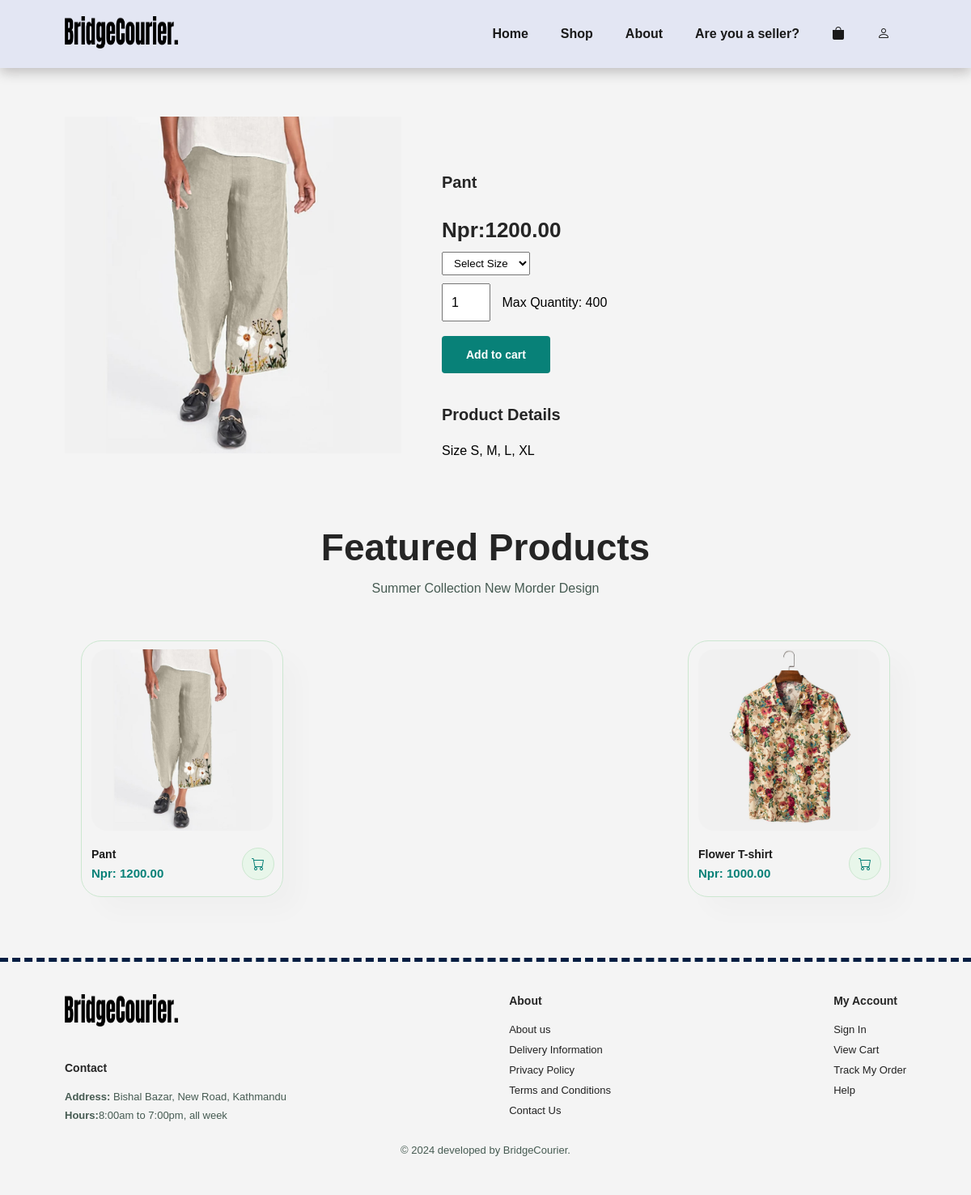
Page /sproduct.php?id=18 on the committed database.
### tables this page shows
CREATE TABLE `productdetails` (
  `prod_id` int(11) NOT NULL,
  `prodname` varchar(100) NOT NULL,
  `prod_desc` varchar(255) NOT NULL,
  `image` varchar(255) DEFAULT NULL,
  `price` decimal(10,2) NOT NULL,
  `quantity` int(11) DEFAULT NULL,
  `f_stat` tinyint(1) DEFAULT 0,
  `na_stat` tinyint(1) DEFAULT 0,
  `created_by` int(11) NOT NULL,
  `created_at` timestamp NOT NULL DEFAULT current_timestamp(),
  `modified_by` int(11) DEFAULT NULL,
  `modified_at` timestamp NULL DEFAULT NULL
);

### functions.php (called while the page is built, shortened)
<?php
    function getAllProducts(){
        try {
            $connect = new mysqli('localhost','root','','bridge_courier');
            $sql = "select * from productdetails";
            $result = $connect->query($sql);
            $products = [];
            if ($result->num_rows > 0) {
                while ($record= $result->fetch_assoc()) {
                    array_push($products,$record);
                }
            }
            return $products;
        } catch (\Throwable $th) {
           die('Error: ' . $th->getMessage());
        }
    }
    function getProductById($id){
        try {
            $connect = new mysqli( 'localhost','root','','bridge_courier');
            $sql = "select * from productdetails where prod_id=$id";
            $result = $connect->query($sql);
            if ($result->num_rows == 1) {
                $recordById= $result->fetch_assoc();
                return $recordById;
            }
            return false;
        } catch (\Throwable $th) {
           die('Error: ' . $th->getMessage());
        }
    }
?>

### sproduct.php (the view, shortened to what this page needs)
<?php require "functions.php";
    if (isset($_GET['id']) && is_numeric($_GET['id'])) {
        $product = getProductById( $_GET['id']);
    }
    $products = getAllProducts();
    ?>
<!DOCTYPE html>
<html lang="en">
<head>
    <link rel="stylesheet" href="css/main.css?v=<?php echo time(); ?>">
    <link rel="stylesheet" href="https://cdn.jsdelivr.net/npm/bootstrap-icons@1.11.3/font/bootstrap-icons.min.css?v=<?php echo time(); ?>">
</head>
<body>
    <section id="header">
    <?php require "navbar.php"; ?>
    </section>
    <form method="post" enctype="multipart/form-data">
    <section id="prodetails" class="section_p1" >
        <div class="single-pro-image">
            <img src="img/products/<?php echo $product['image']?>" width="100%" id="mainimg" alt="<?php echo $product['prodname'] ?>">
        </div>
        <div class="single-pro-details">
                <h4 name="prodname"><?php echo $product['prodname'] ?></h4>
                <h2 name="price">Npr:<?php echo $product['price'] ?></h2>
                <select name="size">
                    <option value="">Select Size</option>
                </select>
                <input type="number" width="10px" name="quantity" min="1" max="<?php echo $product['quantity']?>" value="1" >
                <span>Max Quantity: <?php echo $product['quantity'] ?></span>
                <br/>
                <br/>
                <button type="submit" class="normal" name="submit">Add to cart</button>
                <h4>Product Details</h4>
                <span><?php echo $product['prod_desc'] ?></span>
            </div>
        </section>
    </form>
    <section id="product1" class="section_p1">
        <h2>Featured Products</h2>
        <p>Summer Collection New Morder Design</p>
        <div class="pro-container">
        <?php foreach ($products as $key => $product) { ?>
                <?php if($product['f_stat'] == 1) { ?>
                    <div class="pro" onclick="window.location.href='shop.php'">
                        <img src="img/products/<?php echo $product['image']?>" alt="<?php $product['prodname'] ?>" >
                        <div class="des">
                            <h5><?php echo $product['prodname'] ?></h5>
                            <h4>Npr: <?php echo $product['price'] ?></h4>
                        </div>
                        <a href="shop.php"><i class="bi bi-cart cart"></i></a>
                    </div>
                <?php } ?>
            <?php } ?>
        </div>
    </section>
    <?php require "footer.php"; ?>
</body>
</html>

### css/global.css (style rules this page uses)
* { margin: 0; padding: 0; box-sizing: border-box; font-family: Arial, Helvetica, sans-serif; }
h2 { font-size: 46px; line-height: 54px; color: #252525 ; }
h4 { font-size: 20px; color:#252525; }
p { font-size: 16px; color: #465b52; margin: 15px 0 20px 0; }
.section_p1 { padding: 40px 80px; }
button.normal { font-size: 14px; font-weight: 600; padding: 15px 30px; color: #000; background-color: #fff; border-radius: 4px; cursor: pointer; border: none; outline: none; transition: 0.2s; }
body { width:100%; }

### css/index.css (style rules this page uses)
#header { display: flex; align-items: center; justify-content: space-between; padding: 20px 80px; background: #e3e6f3; box-shadow: 0 5px 15px rgba(11, 0, 0, 0.231); z-index: 999; position: sticky; top: 0; left: 0; }
#product1 { text-align: center; }
#product1 .pro-container { display: flex; justify-content: space-between; padding: 20px; flex-wrap: wrap; }
#product1 .pro { width: 23%; min-width: 250px; padding: 10px 12px; border: 1px solid #cce7d0; border-radius: 25px; cursor: pointer; box-shadow: 20px 20px 30px rgba(0, 0, 0, 0.02); margin: 15px 0; transition: 0.2s ease; position: relative; }
#product1 .pro img { width: 100%; border-radius: 20px; }
#product1 .pro .des { text-align: start; padding: 10px 0; }
#product1 .pro .des h5 { padding-top: 7px; color: #1a1a1a; font-size: 14px; }
#product1 .pro .des h4 { padding-top: 7px; font-size: 15px; font-weight: 700; color: #088178; }
#product1 .pro .cart { width: 40px; height: 40px; line-height: 40px; border: 1px solid #cce7d0; border-radius: 50px; background-color: #e8f6ea; font-weight: 500; color: #088178; position: absolute; bottom: 20px; right: 10px; }

### css/shop.css (style rules this page uses)
#prodetails { display: flex; margin-top: 20px; }
#prodetails .single-pro-image { width: 40%; margin-right: 50px ; }
#prodetails .single-pro-details { width: 50%; padding-top: 30px; }
#prodetails .single-pro-details h4 { padding: 40px 0 20px 0; }
#prodetails .single-pro-details h2 { font-size: 26px; }
#prodetails .single-pro-details select { display: block; padding: 5px 10px; margin-bottom: 10px; }
#prodetails .single-pro-details input { width: 60px; height: 47px; padding-left: 10px; font-size: 16px; margin-right: 10px; ; }
#prodetails .single-pro-details button { background-color: #088178; color: #fff; }
#prodetails .single-pro-details span { line-height: 25px; }

### css/admin.css (style rules this page uses)
body { font-family: Arial, sans-serif; background-color: #f4f4f4; margin: 0; padding: 0; }

### css/seller_data.css (style rules this page uses)
* { margin: 0; padding: 0; box-sizing: border-box; }

### rows in the picture
productdetails: image (picture), prodname "Pant", price "1200.00", quantity "400", prod_desc "Size S, M, L, XL"
productdetails: image (picture), prodname "Flower T-shirt", price "1000.00"
